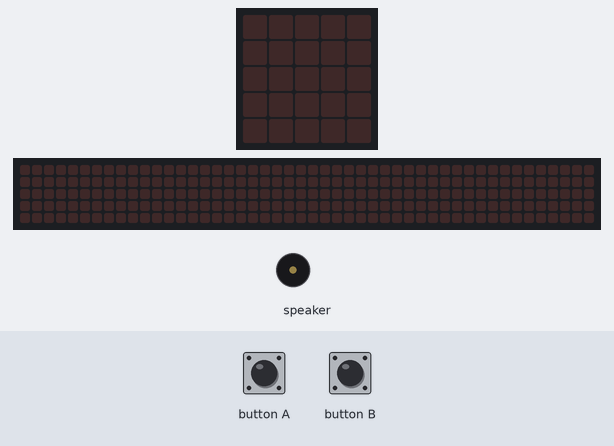
Bench run of a program on a simulated Calliope mini (MakeCode). Shown: the board's 5×5 LED display, a strip that is not on the board, showing the scrolling text unrolled, buzzer (waves = sounding). The test bench sets the inputs (shaded band). The 48×5 strip is a reading aid, not a part: it shows the text the display is scrolling, unrolled, one strip-width of it at a time.

Above: at 1.2 s.
1.3 s: button A pressed for 0.15 s
At 4.0 s:
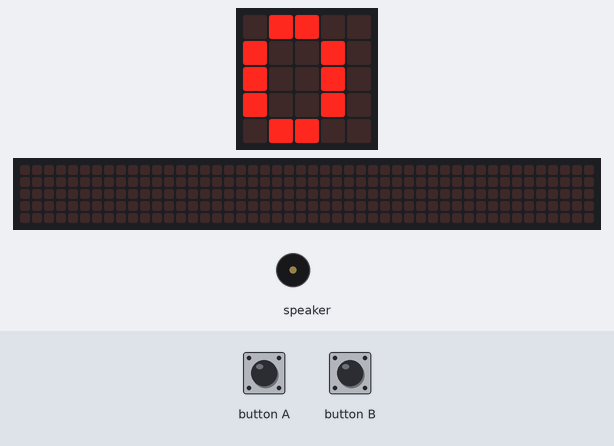
4.4 s: button B pressed for 0.15 s
At 4.64 s:
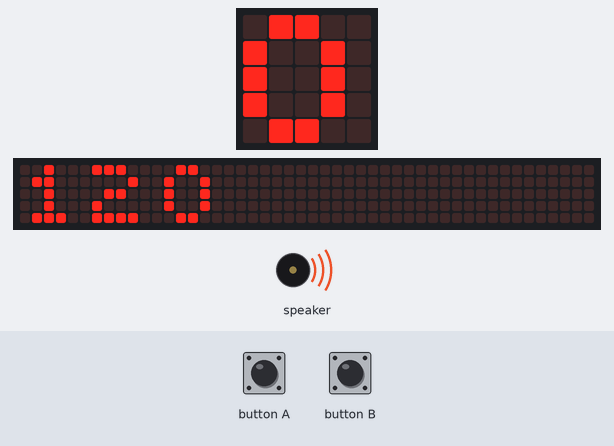
7.4 s: button A pressed for 1 s
At 18.7 s:
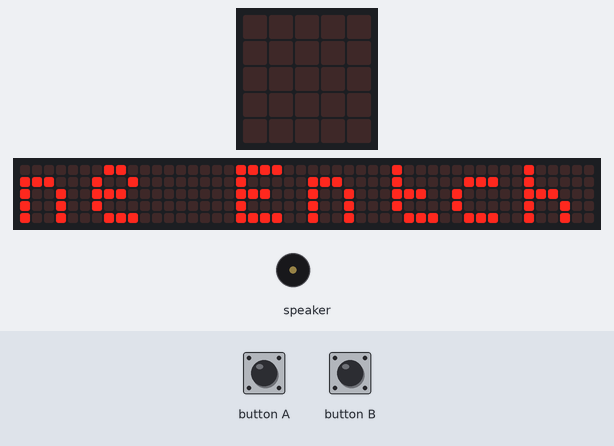
Timing chart, 0 to 20.2 s (numbered marks = the images above; inputs shaded):
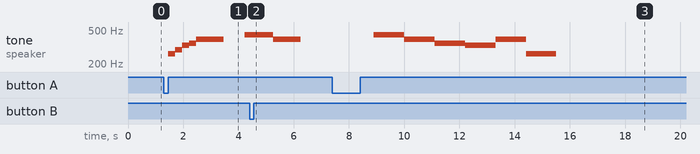

Measured:
- after the input at 1.3 s, tone on speaker: plays 262 Hz for 0.26 s, 294 Hz for 0.26 s, 330 Hz for 0.26 s, 349 Hz for 0.26 s, 392 Hz for 1.0 s, 440 Hz for 0.17 s, starting after 0.15 s; the display: changes after 2.2 s (image 1)
- after the input at 4.4 s, tone on speaker: goes on until 6.3 s, then stays silent; the display: changes after 0.15 s (image 2)
- after the input at 7.4 s, the display: first differs from a run without the input after 1.5 s (image 3 shows a later state)
- what the display in image 3 shows lasts 0.6 s, from 18.4 s to 19.0 s

The program:

main.ts
```typescript
input.onButtonEvent(Button.A, input.buttonEventValue(ButtonEvent.LongClick), function () {
    basic.showString("Alle meine Entchen")
})
input.onButtonEvent(Button.A, input.buttonEventClick(), function () {
    music.playTone(262, music.beat(BeatFraction.Half))
    music.playTone(294, music.beat(BeatFraction.Half))
    music.playTone(330, music.beat(BeatFraction.Half))
    music.playTone(349, music.beat(BeatFraction.Half))
    music.playTone(392, music.beat(BeatFraction.Whole))
    music.playTone(392, music.beat(BeatFraction.Whole))
    for (let Index = 0; Index <= 1; Index++) {
        basic.showNumber(Index)
        music.playTone(440, music.beat(BeatFraction.Half))
        music.playTone(440, music.beat(BeatFraction.Half))
        music.playTone(440, music.beat(BeatFraction.Half))
        music.playTone(440, music.beat(BeatFraction.Half))
        music.playTone(392, music.beat(BeatFraction.Double))
    }
    for (let index = 0; index < 4; index++) {
        music.playTone(349, music.beat(BeatFraction.Half))
    }
    for (let index = 0; index < 2; index++) {
        music.playTone(330, music.beat(BeatFraction.Whole))
    }
    for (let index = 0; index < 4; index++) {
        music.playTone(392, music.beat(BeatFraction.Half))
    }
    music.playTone(262, music.beat(BeatFraction.Double))
})
input.onButtonEvent(Button.B, input.buttonEventClick(), function () {
    basic.showNumber(music.tempo())
    music.changeTempoBy(-10)
})
```

test.ts
```typescript
// Hier kann man Tests durchführen; diese Datei wird nicht kompiliert, wenn dieses Paket als Erweiterung verwendet wird.
```
